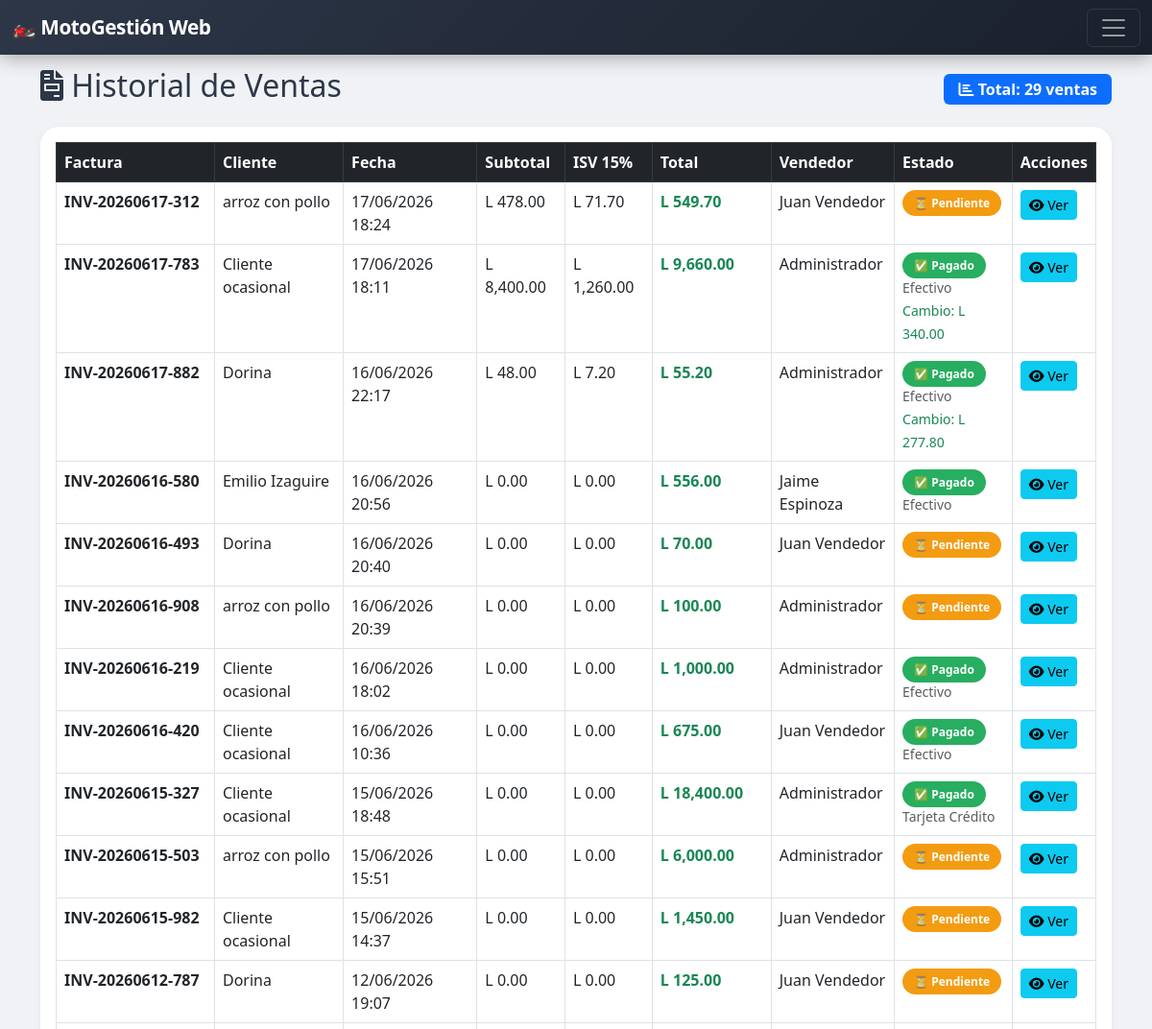
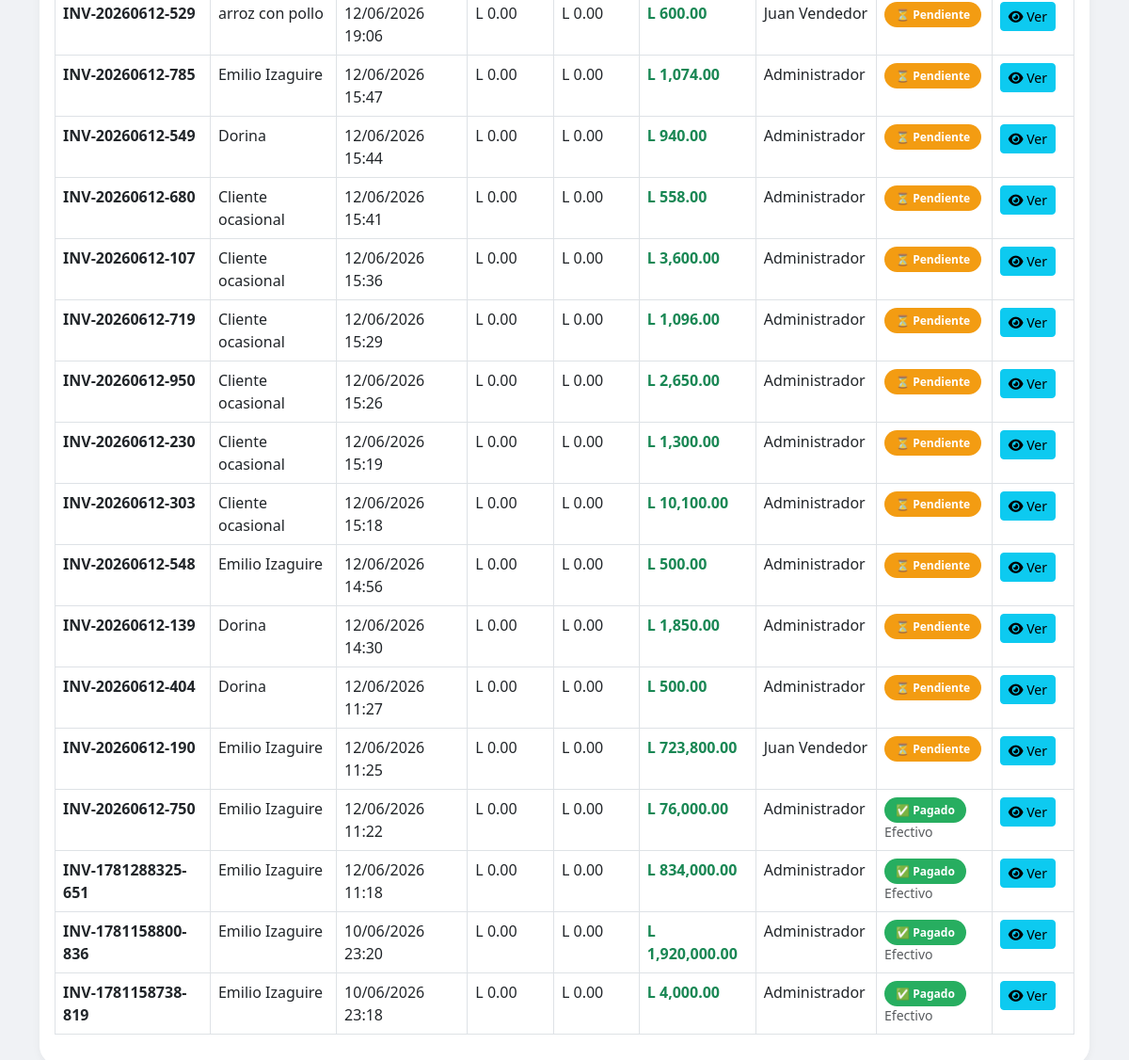
Screenshot of /invoices.php (signed in) with the database file from the repository (2 pictures, top to bottom).
### tables this page shows
CREATE TABLE `sales` (
  `id` int(11) NOT NULL,
  `invoice_number` varchar(50) NOT NULL,
  `client_id` int(11) DEFAULT NULL,
  `sale_date` datetime DEFAULT current_timestamp(),
  `total` decimal(10,2) NOT NULL,
  `subtotal` decimal(10,2) DEFAULT 0.00,
  `tax` decimal(10,2) DEFAULT 0.00,
  `tax_rate` decimal(5,2) DEFAULT 15.00,
  `total_cost` decimal(10,2) DEFAULT 0.00,
  `total_profit` decimal(10,2) DEFAULT 0.00,
  `user_id` int(11) NOT NULL,
  `status` enum('pendiente','pagado','cancelado') DEFAULT 'pendiente',
  `payment_method` varchar(50) DEFAULT NULL,
  `change_amount` decimal(10,2) DEFAULT 0.00,
  `payment_date` datetime DEFAULT NULL,
  `cashier_id` int(11) DEFAULT NULL,
  `cashier_name` varchar(100) DEFAULT NULL
);

CREATE TABLE `clients` (
  `id` int(11) NOT NULL,
  `name` varchar(100) NOT NULL,
  `email` varchar(100) DEFAULT NULL,
  `phone` varchar(20) DEFAULT NULL,
  `address` text DEFAULT NULL,
  `created_at` timestamp NULL DEFAULT current_timestamp()
);

CREATE TABLE `users` (
  `id` int(11) NOT NULL,
  `username` varchar(50) NOT NULL,
  `password` varchar(255) NOT NULL,
  `fullname` varchar(100) NOT NULL,
  `role` enum('admin','seller','superadmin','finance','inventory','cashier') DEFAULT 'seller',
  `created_at` timestamp NULL DEFAULT current_timestamp()
);

### invoices.php (the view, shortened to what this page needs)
<?php
require_once '../../config/database.php';
$sql = "
    SELECT s.*, c.name as client_name, u.fullname as user_name
    FROM sales s
    LEFT JOIN clients c ON s.client_id = c.id
    LEFT JOIN users u ON s.user_id = u.id
";
$sql .= " ORDER BY s.sale_date DESC";
$sales = $pdo->query($sql)->fetchAll();
$totalVentas = count($sales);
include '../../includes/header.php';
?>
<div class="container mt-4">
    <div class="d-flex justify-content-between align-items-center">
        <h2><i class="fas fa-file-invoice"></i> Historial de Ventas</h2>
        <span class="badge bg-primary" style="font-size: 16px; padding: 8px 15px;">
            <i class="fas fa-chart-bar"></i> Total: <?= $totalVentas ?> ventas
        </span>
    </div>
    <div class="card modern-card mt-3">
        <div class="card-body">
            <div class="table-responsive">
                <table class="table table-bordered table-hover">
                    <thead class="table-dark">
                        <tr>
                            <th>Factura</th>
                            <th>Cliente</th>
                            <th>Fecha</th>
                            <th>Subtotal</th>
                            <th>ISV 15%</th>
                            <th>Total</th>
                            <th>Vendedor</th>
                            <th>Estado</th>
                            <th>Acciones</th>
                        </tr>
                    </thead>
                    <tbody>
                    <?php if (empty($sales)): ?>
                        <tr>
                            <td colspan="9" class="text-center text-muted">
                                <?php if ($role == 'seller'): ?>
                                    No has realizado ventas aún.
                                <?php else: ?>
                                    No hay ventas registradas en el sistema.
                                <?php endif; ?>
                            </td>
                        </tr>
                    <?php else: ?>
                        <?php foreach ($sales as $s):
                            $subtotal = $s['subtotal'] ?? $s['total'];
                            $tax = $s['tax'] ?? 0;
                            $total = $s['total'];
                        ?>
                            <tr>
                                <td><strong><?= htmlspecialchars($s['invoice_number']) ?></strong></td>
                                <td><?= htmlspecialchars($s['client_name'] ?? 'Cliente ocasional') ?></td>
                                <td><?= date('d/m/Y H:i', strtotime($s['sale_date'])) ?></td>
                                <td>L <?= number_format($subtotal,2) ?></td>
                                <td>L <?= number_format($tax,2) ?></td>
                                <td class="text-success"><strong>L <?= number_format($total,2) ?></strong></td>
                                <td><?= htmlspecialchars($s['user_name']) ?></td>
                                <td>
                                    <?php
                                    $status = $s['status'] ?? 'pendiente';
                                    $statusText = [
                                        'pendiente' => '⏳ Pendiente',
                                        'pagado' => '✅ Pagado',
                                        'cancelado' => '❌ Cancelado'
                                    ];
                                    ?>
                                    <span class="status-badge status-<?= $status ?>">
                                        <?= $statusText[$status] ?? $status ?>
                                    </span>
                                    <?php if ($status == 'pagado' && !empty($s['payment_method'])): ?>
                                        <br><small class="text-muted"><?= $s['payment_method'] ?></small>
                                        <?php if ($s['change_amount'] > 0): ?>
                                            <br><small class="text-success">Cambio: L <?= number_format($s['change_amount'], 2) ?></small>
                                        <?php endif; ?>
                                    <?php endif; ?>
                                </td>
                                <td>
                                    <a href="invoice_detail.php?id=<?= $s['id'] ?>" class="btn btn-sm btn-info">
                                        <i class="fas fa-eye"></i> Ver
                                    </a>
                                </td>
                            </tr>
                        <?php endforeach; ?>
                    <?php endif; ?>
                    </tbody>
                </table>
            </div>
        </div>
    </div>
</div>
<?php include '../../includes/footer.php'; ?>

### style.css (style rules this page uses)
:root { --primary: #667eea; --primary-dark: #5a67d8; --primary-gradient: linear-gradient(135deg, #667eea 0%, #764ba2 100%); --primary-light: #7c8cf5; --secondary: #764ba2; --success: #48bb78; --warning: #ed8936; --danger: #fc8181; --info: #63b3ed; --dark: #2d3748; --light: #f7fafc; --shadow: 0 10px 40px rgba(102, 126, 234, 0.15); --shadow-hover: 0 20px 60px rgba(102, 126, 234, 0.25); --radius: 20px; --radius-sm: 12px; }
body { background: #f0f2f5; font-family: 'Segoe UI', system-ui, -apple-system, sans-serif; color: #2d3748; }
.modern-card { border: none; border-radius: var(--radius); background: rgba(255, 255, 255, 0.95); backdrop-filter: blur(10px); box-shadow: var(--shadow); transition: all 0.4s cubic-bezier(0.4, 0, 0.2, 1); overflow: hidden; position: relative; }
.modern-card::before { content: ''; position: absolute; top: 0; left: 0; right: 0; height: 4px; background: var(--primary-gradient); opacity: 0; transition: opacity 0.3s ease; }

### header.php (style rules this page uses)
.fas, .far, .fab { font-family: "Font Awesome 6 Free"; }
.fas { font-weight: 900; }

### invoices.php (style rules this page uses)
.status-badge { padding: 5px 12px; border-radius: 20px; font-size: 12px; font-weight: bold; }
.status-pendiente { background: #f39c12; color: white; }
.status-pagado { background: #27ae60; color: white; }
.modern-card { border: none; border-radius: 20px; transition: transform 0.3s ease, box-shadow 0.3s ease; background: white; box-shadow: 0 2px 10px rgba(0,0,0,0.05); }

### rows the page displays
sales: invoice_number "INV-20260617-312", client.name "arroz con pollo", sale_date "17/06/2026 18:24", subtotal "478.00", tax "71.70", total "549.70", user.fullname "Juan Vendedor", status "⏳ Pendiente"
sales: invoice_number "INV-20260617-783", client_name "Cliente ocasional", sale_date "17/06/2026 18:11", subtotal "8,400.00", tax "1,260.00", total "9,660.00", user.fullname "Administrador", status "✅ Pagado", payment_method "Efectivo", change_amount "340.00"
sales: invoice_number "INV-20260617-882", client.name "Dorina", sale_date "16/06/2026 22:17", subtotal "48.00", tax "7.20", total "55.20", user.fullname "Administrador", status "✅ Pagado", payment_method "Efectivo", change_amount "277.80"
sales: invoice_number "INV-20260616-580", client.name "Emilio Izaguire", sale_date "16/06/2026 20:56", subtotal "0.00", tax "0.00", total "556.00", user.fullname "Jaime Espinoza", status "✅ Pagado", payment_method "Efectivo"
sales: invoice_number "INV-20260616-493", client.name "Dorina", sale_date "16/06/2026 20:40", subtotal "0.00", tax "0.00", total "70.00", user.fullname "Juan Vendedor", status "⏳ Pendiente"
sales: invoice_number "INV-20260616-908", client.name "arroz con pollo", sale_date "16/06/2026 20:39", subtotal "0.00", tax "0.00", total "100.00", user.fullname "Administrador", status "⏳ Pendiente"
sales: invoice_number "INV-20260616-219", client_name "Cliente ocasional", sale_date "16/06/2026 18:02", subtotal "0.00", tax "0.00", total "1,000.00", user.fullname "Administrador", status "✅ Pagado", payment_method "Efectivo"
sales: invoice_number "INV-20260616-420", client_name "Cliente ocasional", sale_date "16/06/2026 10:36", subtotal "0.00", tax "0.00", total "675.00", user.fullname "Juan Vendedor", status "✅ Pagado", payment_method "Efectivo"
sales: invoice_number "INV-20260615-327", client_name "Cliente ocasional", sale_date "15/06/2026 18:48", subtotal "0.00", tax "0.00", total "18,400.00", user.fullname "Administrador", status "✅ Pagado", payment_method "Tarjeta Crédito"
sales: invoice_number "INV-20260615-503", client.name "arroz con pollo", sale_date "15/06/2026 15:51", subtotal "0.00", tax "0.00", total "6,000.00", user.fullname "Administrador", status "⏳ Pendiente"
sales: invoice_number "INV-20260615-982", client_name "Cliente ocasional", sale_date "15/06/2026 14:37", subtotal "0.00", tax "0.00", total "1,450.00", user.fullname "Juan Vendedor", status "⏳ Pendiente"
sales: invoice_number "INV-20260612-787", client.name "Dorina", sale_date "12/06/2026 19:07", subtotal "0.00", tax "0.00", total "125.00", user.fullname "Juan Vendedor", status "⏳ Pendiente"
sales: invoice_number "INV-20260612-529", client.name "arroz con pollo", sale_date "12/06/2026 19:06", subtotal "0.00", tax "0.00", total "600.00", user.fullname "Juan Vendedor", status "⏳ Pendiente"
sales: invoice_number "INV-20260612-785", client.name "Emilio Izaguire", sale_date "12/06/2026 15:47", subtotal "0.00", tax "0.00", total "1,074.00", user.fullname "Administrador", status "⏳ Pendiente"
sales: invoice_number "INV-20260612-549", client.name "Dorina", sale_date "12/06/2026 15:44", subtotal "0.00", tax "0.00", total "940.00", user.fullname "Administrador", status "⏳ Pendiente"
sales: invoice_number "INV-20260612-680", client_name "Cliente ocasional", sale_date "12/06/2026 15:41", subtotal "0.00", tax "0.00", total "558.00", user.fullname "Administrador", status "⏳ Pendiente"
sales: invoice_number "INV-20260612-107", client_name "Cliente ocasional", sale_date "12/06/2026 15:36", subtotal "0.00", tax "0.00", total "3,600.00", user.fullname "Administrador", status "⏳ Pendiente"
sales: invoice_number "INV-20260612-719", client_name "Cliente ocasional", sale_date "12/06/2026 15:29", subtotal "0.00", tax "0.00", total "1,096.00", user.fullname "Administrador", status "⏳ Pendiente"
sales: invoice_number "INV-20260612-950", client_name "Cliente ocasional", sale_date "12/06/2026 15:26", subtotal "0.00", tax "0.00", total "2,650.00", user.fullname "Administrador", status "⏳ Pendiente"
sales: invoice_number "INV-20260612-230", client_name "Cliente ocasional", sale_date "12/06/2026 15:19", subtotal "0.00", tax "0.00", total "1,300.00", user.fullname "Administrador", status "⏳ Pendiente"
sales: invoice_number "INV-20260612-303", client_name "Cliente ocasional", sale_date "12/06/2026 15:18", subtotal "0.00", tax "0.00", total "10,100.00", user.fullname "Administrador", status "⏳ Pendiente"
sales: invoice_number "INV-20260612-548", client.name "Emilio Izaguire", sale_date "12/06/2026 14:56", subtotal "0.00", tax "0.00", total "500.00", user.fullname "Administrador", status "⏳ Pendiente"
sales: invoice_number "INV-20260612-139", client.name "Dorina", sale_date "12/06/2026 14:30", subtotal "0.00", tax "0.00", total "1,850.00", user.fullname "Administrador", status "⏳ Pendiente"
sales: invoice_number "INV-20260612-404", client.name "Dorina", sale_date "12/06/2026 11:27", subtotal "0.00", tax "0.00", total "500.00", user.fullname "Administrador", status "⏳ Pendiente"
sales: invoice_number "INV-20260612-190", client.name "Emilio Izaguire", sale_date "12/06/2026 11:25", subtotal "0.00", tax "0.00", total "723,800.00", user.fullname "Juan Vendedor", status "⏳ Pendiente"
sales: invoice_number "INV-20260612-750", client.name "Emilio Izaguire", sale_date "12/06/2026 11:22", subtotal "0.00", tax "0.00", total "76,000.00", user.fullname "Administrador", status "✅ Pagado", payment_method "Efectivo"
sales: invoice_number "INV-1781288325-651", client.name "Emilio Izaguire", sale_date "12/06/2026 11:18", subtotal "0.00", tax "0.00", total "834,000.00", user.fullname "Administrador", status "✅ Pagado", payment_method "Efectivo"
sales: invoice_number "INV-1781158800-836", client.name "Emilio Izaguire", sale_date "10/06/2026 23:20", subtotal "0.00", tax "0.00", total "1,920,000.00", user.fullname "Administrador", status "✅ Pagado", payment_method "Efectivo"
sales: invoice_number "INV-1781158738-819", client.name "Emilio Izaguire", sale_date "10/06/2026 23:18", subtotal "0.00", tax "0.00", total "4,000.00", user.fullname "Administrador", status "✅ Pagado", payment_method "Efectivo"

### other values shown
$totalVentas "29"
